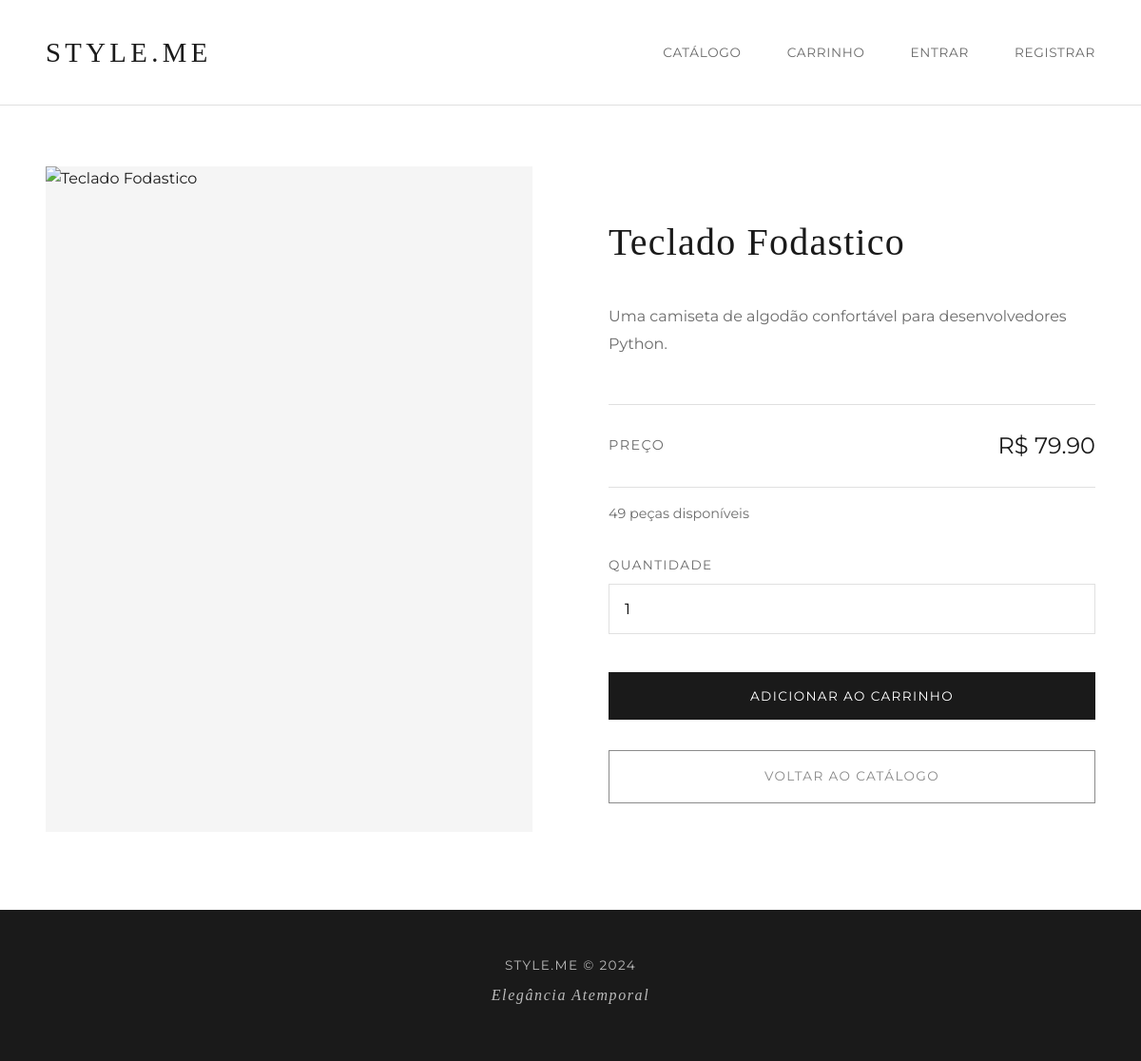
Before: /produto/1 with the older database file.
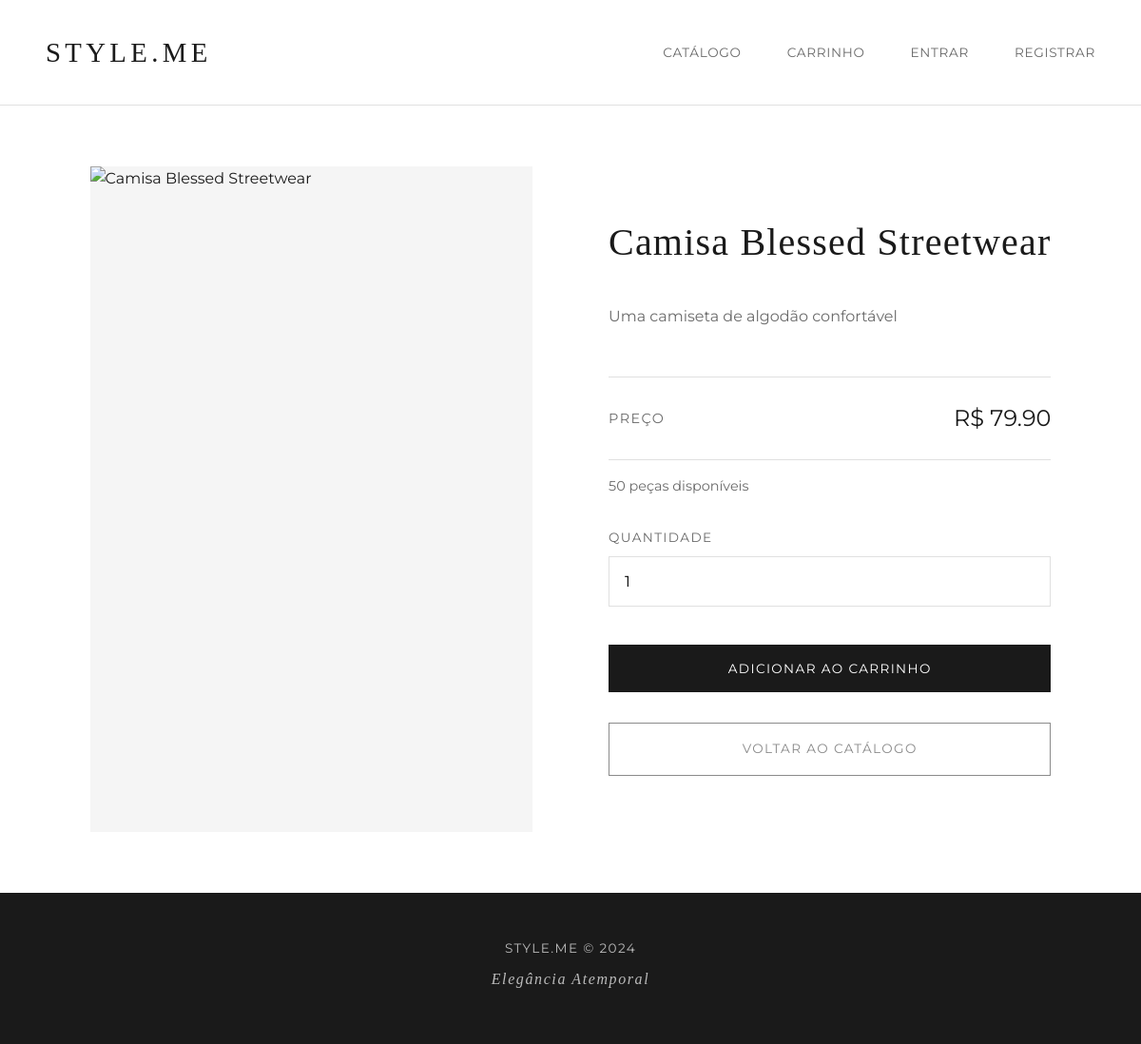
After: the same page with the newer database file.
### app.py (models this page shows)
class Produto(db.Model):
    __tablename__ = 'produtos'
    id = db.Column(db.Integer, primary_key=True)
    nome = db.Column(db.String(100), nullable=False)
    descricao = db.Column(db.Text)
    preco = db.Column(db.Numeric(10, 2), nullable=False)
    estoque = db.Column(db.Integer, nullable=False, default=0)
    imagem_url = db.Column(db.String(500), nullable=True)

### app.py (the view)
@app.route('/produto/<int:id>')
def detalhes_produto(id):
    produto = Produto.query.get_or_404(id)
    return render_template('produto.html', produto=produto)

### templates/produto.html (shortened to what this page needs)
{% extends 'base.html' %}
{% block content %}
<div class="product-detail">
    <div class="product-detail-image">
        <img src="{{ produto.imagem_url }}"
             alt="{{ produto.nome }}"
             onerror="this.src='https://images.pexels.com/photos/996329/pexels-photo-996329.jpeg?auto=compress&cs=tinysrgb&w=800'">
    </div>
    <div class="product-detail-info">
        <h1>{{ produto.nome }}</h1>
        <p class="product-description">{{ produto.descricao }}</p>
        <div class="product-detail-price">
            <span class="price-label">Preço</span>
            <span class="price-value">R$ {{ "%.2f"|format(produto.preco) }}</span>
        </div>
        <p class="stock-info">{{ produto.estoque }} peças disponíveis</p>
        <form action="{{ url_for('carrinho') }}" method="POST" class="add-to-cart-form">
            <div class="form-group">
                <label for="quantidade">Quantidade</label>
                <input type="number" name="quantidade" id="quantidade" value="1" min="1" max="{{ produto.estoque }}">
            </div>
            <button type="submit" class="btn btn-primary btn-full">Adicionar ao Carrinho</button>
        </form>
        <a href="{{ url_for('index') }}" class="btn btn-secondary btn-full">Voltar ao Catálogo</a>
    </div>
</div>
{% endblock %}

### templates/base.html (shortened to what this page needs)
<!DOCTYPE html>
<html lang="pt-br">
<head>
    <link rel="stylesheet" href="{{ url_for('static', filename='style.css') }}">
</head>
<body>
    <header>
        <nav>
            <a href="{{ url_for('index') }}" class="logo">STYLE.ME</a>
            <ul>
                <li><a href="{{ url_for('index') }}">Catálogo</a></li>
                <li><a href="{{ url_for('carrinho') }}">Carrinho</a></li>
                {% if 'cliente_id' in session %}
                    <li><a href="{{ url_for('logout') }}">Sair</a></li>
                {% else %}
                    <li><a href="{{ url_for('login') }}">Entrar</a></li>
                    <li><a href="{{ url_for('registrar') }}">Registrar</a></li>
                {% endif %}
            </ul>
        </nav>
    </header>
    <main class="container">
        {% block content %}{% endblock %}
    </main>
    <footer>
        <div class="footer-content">
            <p>STYLE.ME © 2024</p>
            <p>Elegância Atemporal</p>
        </div>
    </footer>
</body>
</html>

### static/style.css (style rules this page uses)
* { margin: 0; padding: 0; box-sizing: border-box; }
:root { --primary-color: #1a1a1a; --secondary-color: #f5f5f5; --accent-color: #8b8b8b; --text-primary: #1a1a1a; --text-secondary: #6b6b6b; --border-color: #e0e0e0; --success-color: #2d7a4f; --error-color: #c53030; }
body { font-family: 'Montserrat', -apple-system, BlinkMacSystemFont, sans-serif; background-color: #ffffff; color: var(--text-primary); line-height: 1.6; min-height: 100vh; display: flex; flex-direction: column; -webkit-font-smoothing: antialiased; }
header { background-color: #ffffff; border-bottom: 1px solid var(--border-color); position: sticky; top: 0; z-index: 100; }
nav { display: flex; justify-content: space-between; align-items: center; max-width: 1400px; margin: 0 auto; padding: 2rem 3rem; }
nav .logo { font-family: 'Cormorant Garamond', serif; font-size: 1.8rem; font-weight: 300; letter-spacing: 0.15em; color: var(--text-primary); text-decoration: none; transition: opacity 0.3s ease; }
nav ul { list-style: none; display: flex; gap: 3rem; }
nav ul li a { color: var(--text-secondary); text-decoration: none; font-size: 0.85rem; font-weight: 400; letter-spacing: 0.05em; text-transform: uppercase; transition: color 0.3s ease; }
.container { max-width: 1400px; margin: 0 auto; padding: 4rem 3rem; flex-grow: 1; }
.product-detail { display: grid; grid-template-columns: 1fr 1fr; gap: 5rem; max-width: 1200px; margin: 0 auto; }
.product-detail-image { width: 100%; height: 700px; overflow: hidden; background-color: var(--secondary-color); }
.product-detail-image img { width: 100%; height: 100%; object-fit: cover; }
.product-detail-info { padding: 3rem 0; }
.product-detail-info h1 { font-family: 'Cormorant Garamond', serif; font-size: 2.5rem; font-weight: 300; margin-bottom: 2rem; letter-spacing: 0.03em; }
.product-description { font-size: 1rem; color: var(--text-secondary); line-height: 1.8; margin-bottom: 3rem; }
.product-detail-price { display: flex; justify-content: space-between; align-items: center; padding: 1.5rem 0; border-top: 1px solid var(--border-color); border-bottom: 1px solid var(--border-color); margin-bottom: 1rem; }
.price-label { font-size: 0.9rem; color: var(--text-secondary); text-transform: uppercase; letter-spacing: 0.1em; }
.price-value { font-size: 1.5rem; font-weight: 400; }
.stock-info { font-size: 0.9rem; color: var(--text-secondary); margin-bottom: 2rem; }
.add-to-cart-form { margin-bottom: 1rem; }
.form-group { margin-bottom: 1.5rem; }
.form-group label { display: block; margin-bottom: 0.5rem; font-size: 0.85rem; color: var(--text-secondary); text-transform: uppercase; letter-spacing: 0.1em; }
.form-group input, .form-group select { width: 100%; padding: 1rem; border: 1px solid var(--border-color); background-color: #ffffff; font-size: 1rem; font-family: inherit; transition: border-color 0.3s ease; }
.btn { display: inline-block; padding: 1rem 2.5rem; font-size: 0.85rem; font-weight: 400; text-transform: uppercase; letter-spacing: 0.1em; text-decoration: none; border: 1px solid var(--text-primary); background-color: transparent; color: var(--text-primary); cursor: pointer; transition: all 0.3s ease; font-family: inherit; }
.btn-primary { background-color: var(--text-primary); color: #ffffff; }
.btn-secondary { border-color: var(--accent-color); color: var(--accent-color); }
.btn-full { width: 100%; text-align: center; margin-top: 1rem; }
footer { background-color: var(--primary-color); color: #ffffff; padding: 3rem; margin-top: auto; }
.footer-content { max-width: 1400px; margin: 0 auto; text-align: center; }
.footer-content p { font-size: 0.85rem; letter-spacing: 0.1em; opacity: 0.7; margin-bottom: 0.5rem; }
.footer-content p:last-child { font-family: 'Cormorant Garamond', serif; font-size: 1rem; font-style: italic; }

Changed rows visible on the page:
changed Produto: nome "Teclado Fodastico" → "Camisa Blessed Streetwear"; descricao "Uma camiseta de algodão confortável para desenvolvedores Python." → "Uma camiseta de algodão confortável"; estoque "49" → "50"
